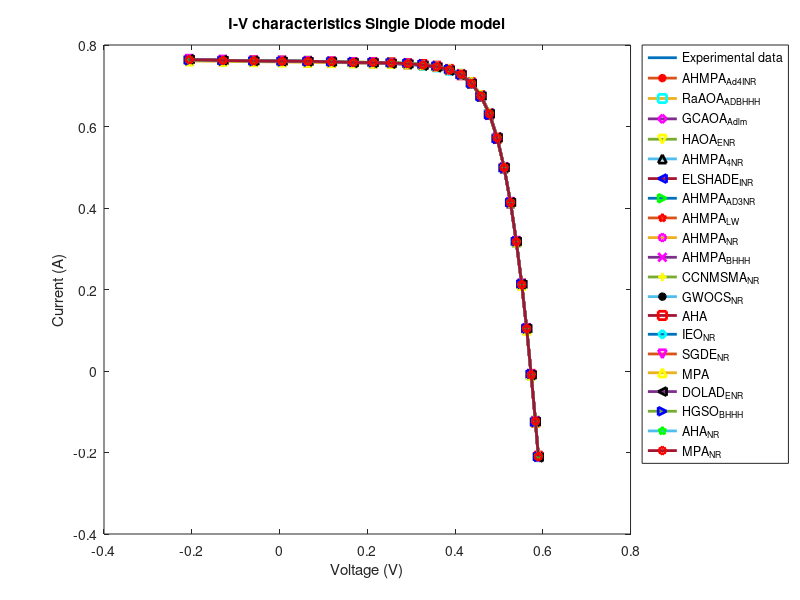

Recreate this plot in MATLAB.

p1=[...
-0.2057	0.764	0.764	0.764	0.7635	0.764	0.762548743	0.764008984	0.764	0.763540745	0.763992328	0.764000003	0.7641	0.7639	7.64E-01	0.7648	0.7648	0.76080826	0.7648	0.7624	7.64E-01	7.64E-01
-0.1291	0.762	0.762	0.762	0.7617	0.762	0.761507635	0.762064896	0.762	0.762410761	0.762159985	0.761999997	0.7622	0.7621	7.62E-01	0.7626	0.7626	0.75987843	0.7626	0.7616	7.62E-01	7.62E-01
-0.0588	0.7605	0.7605	0.7605	0.7604	0.7605	0.760552024	0.760583487	0.7605	0.761373555	0.760751608	0.760499993	0.7608	0.7607	7.61E-01	0.7609	0.7609	0.75902485	0.7609	0.7608	7.61E-01	7.61E-01
0.0057	0.7605	0.7605	0.7605	0.7603	0.7605	0.759674638	0.760466312	0.7605	0.760421186	0.760580332	0.760499998	0.7606	0.7606	7.60E-01	0.7605	0.7605	0.758240706	0.7605	0.7601	7.60E-01	7.60E-01
0.0646	0.76	0.76	0.76	0.7597	0.76	0.75887091	0.759907855	0.76	0.759548574	0.760016261	0.76	0.76	0.7601	7.59E-01	0.7597	0.7597	0.757523379	0.7597	0.7594	7.60E-01	7.60E-01
0.1185	0.759	0.759	0.759	0.7588	0.759	0.758126389	0.758906498	0.759	0.758739772	0.759056779	0.758999998	0.7591	0.7592	7.58E-01	0.7585	0.7585	0.756861419	0.7585	0.7588	7.59E-01	7.59E-01
0.1678	0.757	0.757	0.757	0.7571	0.757	0.757416839	0.757008644	0.757	0.757968111	0.757290433	0.75699999	0.7573	0.7574	7.57E-01	0.7565	0.7565	0.756236882	0.7565	0.7582	7.57E-01	7.57E-01
0.2132	0.757	0.757	0.757	0.757	0.757	0.756681061	0.756915977	0.757	0.757167602	0.757150227	0.756999994	0.7571	0.7573	7.57E-01	0.7562	0.7562	0.755600806	0.7562	0.7575	7.57E-01	7.57E-01
0.2545	0.7555	0.7555	0.7555	0.7556	0.7555	0.755801771	0.75545933	0.7555	0.75621375	0.755765136	0.755499991	0.7557	0.756	7.56E-01	0.7546	0.7546	0.754860789	0.7546	0.7567	7.56E-01	7.56E-01
0.2924	0.754	0.754	0.754	0.7542	0.754	0.754502812	0.753966815	0.754	0.754818608	0.754308443	0.75399999	0.7542	0.7546	7.54E-01	0.753	0.753	0.753781579	0.753	0.7553	7.54E-01	7.54E-01
0.3269	0.7505	0.7505	0.7505	0.751	0.7505	0.752278834	0.750586402	0.7505	0.752461341	0.751061187	0.750499983	0.7509	0.7513	7.52E-01	0.7496	0.7496	0.751912155	0.7496	0.753	7.51E-01	7.51E-01
0.3585	0.7465	0.7465	0.7465	0.747	0.7465	0.74819038	0.746582885	0.7465	0.748196246	0.747075915	0.746499985	0.7468	0.7473	7.48E-01	0.7455	0.7455	0.748373903	0.7455	0.7486	7.47E-01	7.47E-01
0.3873	0.7385	0.7385	0.7385	0.7392	0.7385	0.740777533	0.738657415	0.7385	0.74055976	0.739234946	0.738499983	0.7388	0.7395	7.40E-01	0.7375	0.7375	0.741739785	0.7375	0.7407	7.39E-01	7.39E-01
0.4137	0.728	0.728	0.728	0.7283	0.728	0.727735031	0.72794	0.728	0.727344594	0.728335473	0.727999998	0.7277	0.7285	7.27E-01	0.7266	0.7266	0.729673319	0.7266	0.7271	7.28E-01	7.28E-01
0.4373	0.7065	0.7065	0.7065	0.707	0.7065	0.706922111	0.706546443	0.7065	0.706372976	0.707048381	0.706499995	0.7063	0.707	7.07E-01	0.7053	0.7053	0.709866274	0.7053	0.7058	7.07E-01	7.06E-01
0.459	0.6755	0.6755	0.6755	0.6759	0.6755	0.674791647	0.675479298	0.6755	0.674320478	0.675930486	0.675500001	0.6752	0.6756	6.75E-01	0.6744	0.6744	0.678535952	0.6744	0.6733	6.76E-01	6.75E-01
0.4784	0.632	0.632	0.632	0.6322	0.632	0.629907631	0.631880142	0.632	0.629815755	0.632252126	0.632000005	0.6317	0.6316	6.30E-01	0.631	0.631	0.633929628	0.631	0.6283	6.32E-01	6.31E-01
0.496	0.573	0.573	0.573	0.5732	0.573	0.570878053	0.572896715	0.573	0.571279513	0.573292594	0.572999999	0.5732	0.5722	5.71E-01	0.5725	0.5725	0.574482943	0.5725	0.5696	5.73E-01	5.72E-01
0.5119	0.499	0.499	0.499	0.4996	0.499	0.49857298	0.499059171	0.499	0.499245973	0.499604574	0.498999985	0.5001	0.498	4.99E-01	0.4994	0.4994	0.501096591	0.4994	0.498	5.00E-01	4.99E-01
0.5265	0.413	0.413	0.413	0.4136	0.413	0.412868122	0.41306267	0.413	0.413931268	0.413611059	0.412999979	0.4147	0.4117	4.13E-01	0.4139	0.4139	0.413773569	0.4139	0.4131	4.14E-01	4.13E-01
0.5398	0.3165	0.3165	0.3165	0.3171	0.3165	0.317171966	0.316596938	0.3165	0.318250304	0.317164736	0.316499977	0.3187	0.3151	3.18E-01	0.3179	0.3179	0.316340183	0.3179	0.3182	3.17E-01	3.17E-01
0.5521	0.212	0.212	0.212	0.2123	0.212	0.212399653	0.212014151	0.212	0.213459576	0.212486874	0.211999982	0.2142	0.2105	2.13E-01	0.2133	0.2133	0.210051086	0.2133	0.2138	2.12E-01	2.12E-01
0.5633	0.1035	0.1035	0.1035	0.1034	0.1035	0.103128068	0.103379445	0.1035	0.104013231	0.103698445	0.103499991	0.1052	0.1022	1.03E-01	0.1043	0.1043	0.099912242	0.1043	0.1043	1.04E-01	1.04E-01
0.5736	-0.01	-0.01	-0.01	-0.01	-0.01	-0.007288887	-0.00987786	-0.01	-0.008453487	-0.009413844	-0.009999999	-0.0088	-0.0101	-8.35E-03	-0.0095	-0.0095	-0.010183485	-0.0095	-0.0073	-9.37E-03	-9.43E-03
0.5833	-0.123	-0.123	-0.123	-0.124	-0.123	-0.123515416	-0.123238952	-0.123	-0.124532108	-0.123151289	-0.122999993	-0.1238	-0.1226	-1.26E-01	-0.1243	-0.1243	-0.125264391	-0.1243	-0.1255	-1.23E-01	-1.23E-01
0.59	-0.21	-0.21	-0.21	-0.2106	-0.21	-0.206252934	-0.209853661	-0.21	-0.210306511	-0.20951973	-0.21	-0.2116	-0.2078	-2.09E-01	-0.2119	-0.2119	-0.205892114	-0.2119	-0.2107	-2.09E-01	-2.10E-01

];

vt=p1(:,1);
It=p1(:,2);

figure;
plot(vt,It,'LineWidth',2)
col2=['b','g','r','c','m','y','k','b','g','r','m','m','y','k','r','c','m','y','k','b','g','r'];
col1=['x','+','*','s','d','v','^','<','>','p','h','x','+','*','s','d','v','^','<','>','p','h'];

for i=3:length(p1(1,:))
    hold on
    Ia=p1(:,i);
    plot(vt,Ia,'Marker',col1(i),'MarkerEdgeColor',col2(i),'MarkerSize',6,'LineWidth',2)
    
end


title('I-V characteristics Single Diode model')
xlabel('Voltage (V)');
ylabel('Current (A)');
legend('Experimental data','AHMPA_A_d_4_I_N_R','RaAOA_A_D_B_H_H_H',	'GCAOA_A_d_l_m',...
    'HAOA_E_N_R',	'AHMPA_4_N_R',	'ELSHADE_I_N_R',	'AHMPA_A_D_3_N_R',	'AHMPA_L_W',...
    'AHMPA_N_R',	'AHMPA_B_H_H_H','CCNMSMA_N_R','GWOCS_N_R','AHA',	...
    'IEO_N_R',	'SGDE_N_R',	'MPA',	'DOLAD_E_N_R'	,'HGSO_B_H_H_H',...	
    'AHA_N_R',	'MPA_N_R','Location','NorthEastOutside');

